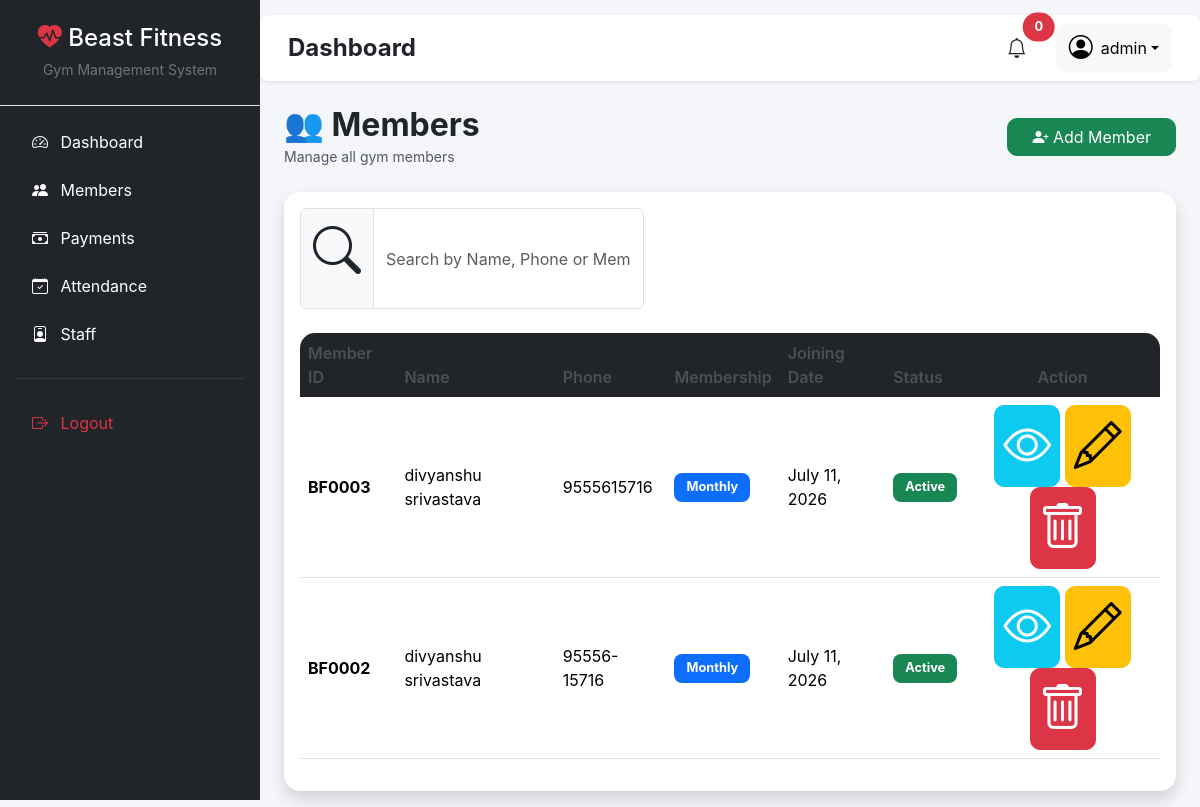
Page /members/ (signed in) on the earlier database version.
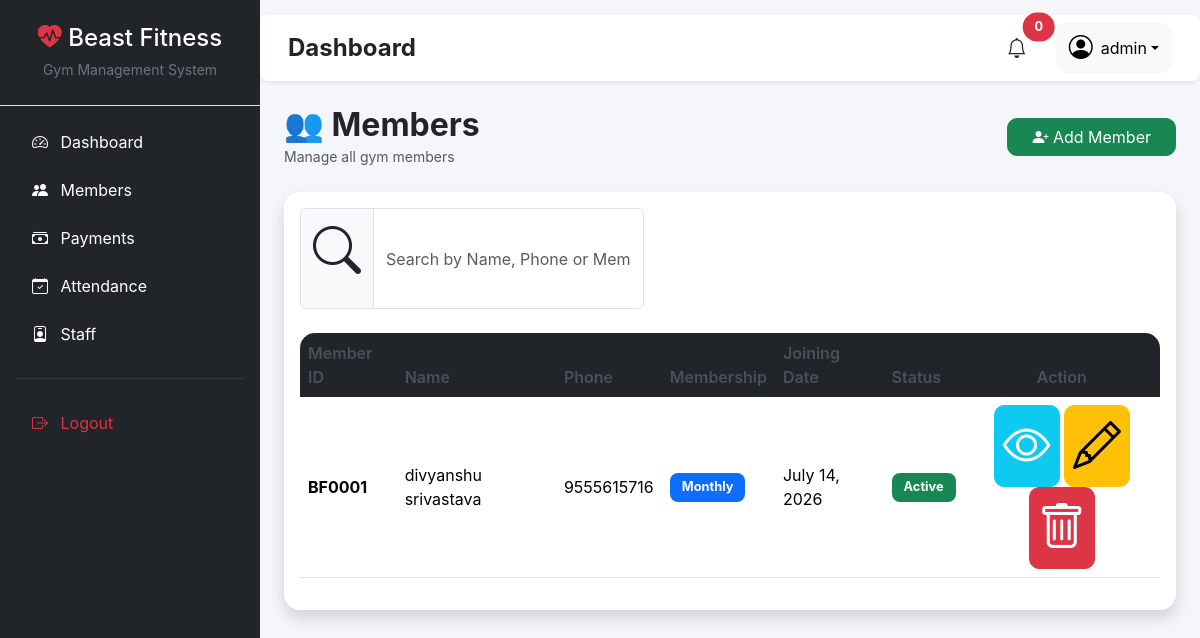
Same page on the later database version.
### members/models.py (models this page shows, shortened)
class Member(models.Model):
    GENDER_CHOICES = [
        ("Male", "Male"),
        ("Female", "Female"),
    ]
    MEMBERSHIP_CHOICES = [
        ("Monthly", "Monthly"),
        ("Quarterly", "Quarterly"),
        ("Half-Yearly", "Half-Yearly"),
        ("Yearly", "Yearly"),
    ]
    member_id = models.CharField(
        max_length=10,
        unique=True,
        blank=True
    )
    full_name = models.CharField(max_length=100)
    phone = models.CharField(max_length=15)
    gender = models.CharField(
        max_length=10,
        choices=GENDER_CHOICES
    )
    age = models.PositiveIntegerField()
    address = models.TextField()
    membership = models.CharField(
        max_length=20,
        choices=MEMBERSHIP_CHOICES
    )
    joining_date = models.DateField(
        auto_now_add=True
    )
    next_due_date = models.DateField(
        null=True,
        blank=True
    )
    fee_status = models.CharField(
        max_length=10,
        default="Paid"
    )

### members/views.py (the view)
# urls.py: path("", views.member_list, name="members"),
@login_required
def member_list(request):
    if request.method == "POST":
        form = MemberForm(request.POST)
        if form.is_valid():
            form.save()
            return redirect("members")
    else:
        form = MemberForm()
    members = Member.objects.all().order_by("-id")
    return render(
        request,
        "members/list.html",
        {
            "members": members,
            "form": form,
        },
    )

### members/forms.py
class MemberForm(forms.ModelForm):
    class Meta:
        model = Member
        fields = [
            "full_name",
            "phone",
            "gender",
            "age",
            "address",
            "membership",
        ]
        widgets = {
            "full_name": forms.TextInput(attrs={
                "class": "form-control",
                "placeholder": "Enter Full Name"
            }),
            "phone": forms.TextInput(attrs={
                "class": "form-control",
                "placeholder": "Enter Contact Number"
            }),
            "gender": forms.Select(attrs={
                "class": "form-select"
            }),
            "age": forms.NumberInput(attrs={
                "class": "form-control"
            }),
            "address": forms.Textarea(attrs={
                "class": "form-control",
                "rows": 3
            }),
            "membership": forms.Select(attrs={
                "class": "form-select"
            }),
        }

### templates/members/list.html (shortened to what this page needs)
{% extends 'base.html' %}
{% block content %}
<div class="container-fluid">
    <div class="d-flex justify-content-between align-items-center mb-4">
        <div>
            <h2 class="fw-bold mb-0">
                👥 Members
            </h2>
            <small class="text-muted">
                Manage all gym members
            </small>
        </div>
        <button class="btn btn-success px-4"
                data-bs-toggle="modal"
                data-bs-target="#addMemberModal">
            <i class="bi bi-person-plus-fill"></i>
            Add Member
        </button>
    </div>
    <div class="card shadow border-0 rounded-4">
        <div class="card-body">
            <div class="row mb-4">
                <div class="col-md-5">
                    <div class="input-group">
                        <span class="input-group-text">
                            <i class="bi bi-search"></i>
                        </span>
                        <input
    type="text"
    id="searchInput"
    class="form-control"
    placeholder="Search by Name, Phone or Member ID">
                    </div>
                </div>
            </div>
            <div class="table-responsive">
                <table class="table table-hover align-middle">
                    <thead class="table-dark">
                    <tr>
                        <th>Member ID</th>
                        <th>Name</th>
                        <th>Phone</th>
                        <th>Membership</th>
                        <th>Joining Date</th>
                        <th>Status</th>
                        <th class="text-center">Action</th>
                    </tr>
                    </thead>
                    <tbody>
                    {% for member in members %}
                    <tr>
                        <td>
                            <span class="fw-bold">
                                {{ member.member_id }}
                            </span>
                        </td>
                        <td>{{ member.full_name }}</td>
                        <td>{{ member.phone }}</td>
                        <td>
                            <span class="badge bg-primary">
                                {{ member.membership }}
                            </span>
                        </td>
                        <td>
                            {{ member.joining_date }}
                        </td>
                        <td>
                            <span class="badge bg-success">
                                Active
                            </span>
                        </td>
                        <td class="text-center">
                           <a href="{% url 'view_member' member.id %}"
   class="btn btn-sm btn-info text-white">
    <i class="bi bi-eye"></i>
</a>
                            <a href="{% url 'edit_member' member.id %}" class="btn btn-sm btn-warning">
    <i class="bi bi-pencil"></i>
</a>
                            <a href="{% url 'delete_member' member.id %}"
   class="btn btn-sm btn-danger"
   onclick="return confirm('Are you sure you want to delete this member?')">
    <i class="bi bi-trash"></i>
</a>
                        </td>
                    </tr>
                    {% empty %}
                    <tr>
                        <td colspan="7" class="text-center py-4">
                            No Members Found
                        </td>
                    </tr>
                    {% endfor %}
                    </tbody>
                </table>
            </div>
        </div>
    </div>
</div>
{% endblock %}

Differences in the rows shown:
removed Member: member_id "BF0003", full_name "divyanshu srivastava", phone "9555615716", membership "Monthly", joining_date "July 11, 2026"
removed Member: member_id "BF0002", full_name "divyanshu srivastava", phone "95556-15716", membership "Monthly", joining_date "July 11, 2026"
added Member: member_id "BF0001", full_name "divyanshu srivastava", phone "9555615716", membership "Monthly", joining_date "July 14, 2026"
